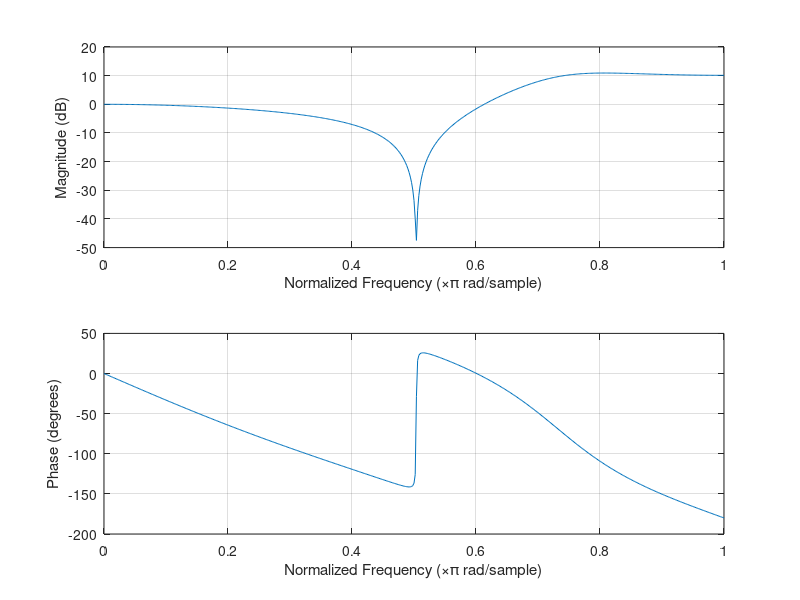

The MATLAB source for this figure:
%syms n;
%n=0:20;
%p=[1 zeros(1,20)];
ip=1:100;
% x_min = [-1 -1 -1 -1 -1 -1 -1 -1];                                                            % parameter minimum limit
% x_max = [1 1 1 1 1 1 1 1]; 
% %  for n = 1:8,
%         ipi(1,n) = x_min(1,n)+(x_max(1,n)-x_min(1,n))*rand(1,1);
%     end

% theta1=[0.0554,0.1661,0.1661,0.0554];
% theta2=[1.0000,-1.0784,0.6450,-0.1236];
% k=filter(theta1,theta2,ip);
% b1=[-0.2 -0.4 0.5];
% a1=[1.0000,-1.0784,0.6450,-0.1236];


c1=[   -0.1772    1.0000   -0.1541    1.0000];
d1=[1 0.6127    0.1983   -0.1423];
freqz(c1,d1)
% yi=[0 0];
% xi=[0 0];
% 
% xic=filtic(b1,a1,yi,xi);

%stem(k,n);


